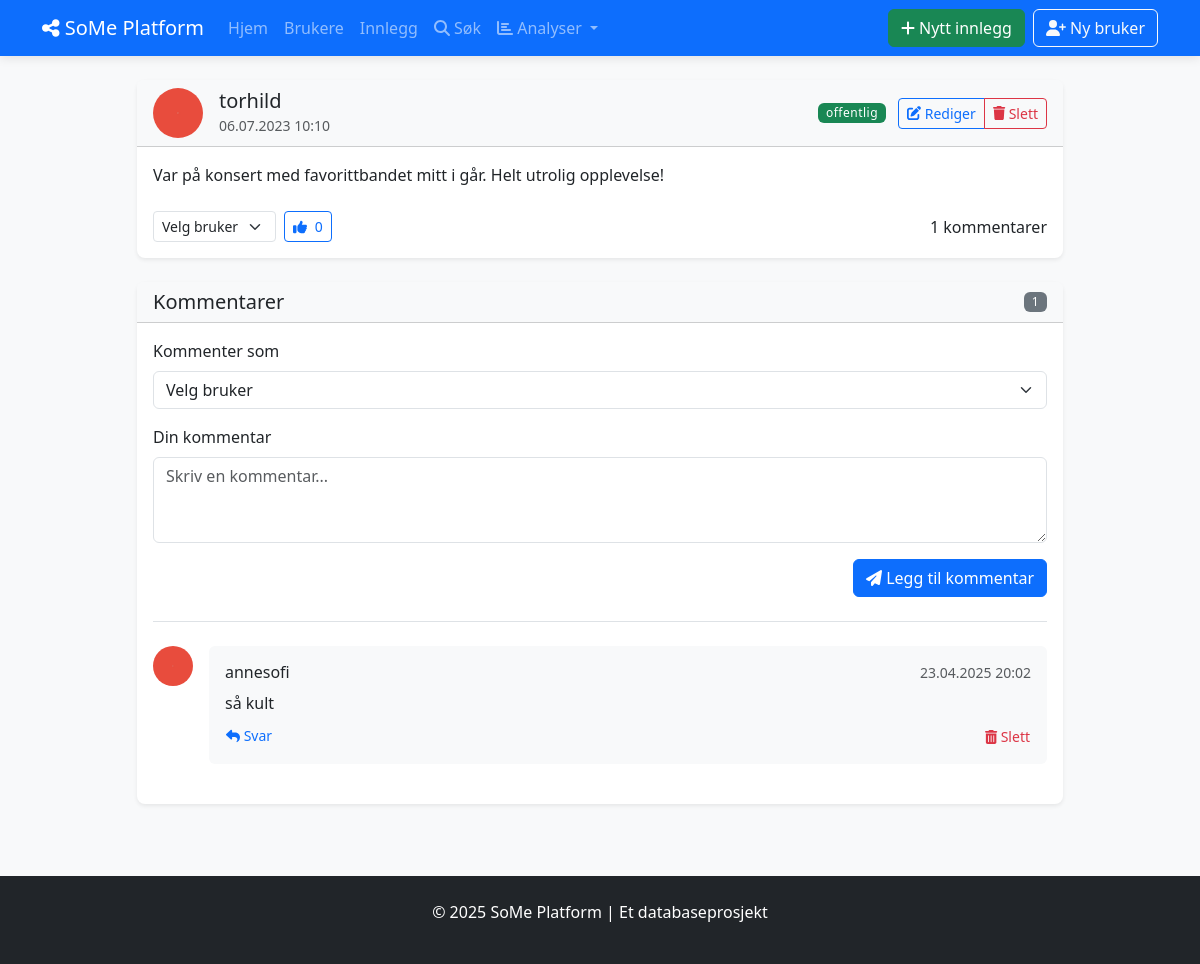
Before: /posts/42 with the older database file.
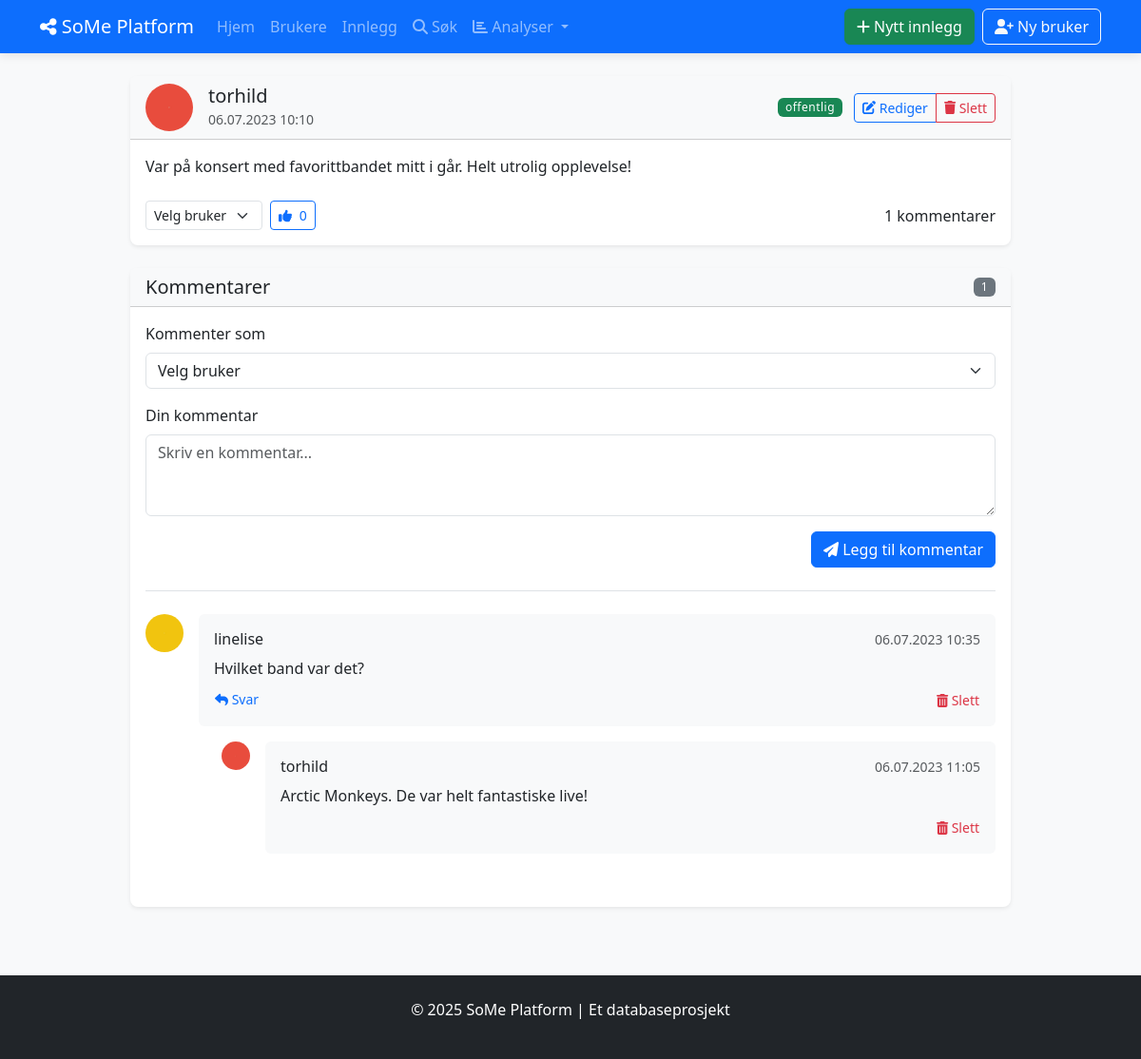
After: the same page with the newer database file.
### tables this page shows
CREATE TABLE BRUKERE (
            bruker_id INTEGER PRIMARY KEY AUTOINCREMENT,
            brukernavn TEXT NOT NULL UNIQUE,
            epost TEXT NOT NULL UNIQUE,
            passord_hash TEXT NOT NULL,
            profilbilde TEXT,
            bio TEXT,
            registrerings_dato DATE NOT NULL DEFAULT CURRENT_DATE,
            fødselsdato DATE,
            status TEXT DEFAULT 'aktiv'
        );

CREATE TABLE INNLEGG (
            innlegg_id INTEGER PRIMARY KEY AUTOINCREMENT,
            innhold TEXT NOT NULL,
            opprettet_dato DATETIME NOT NULL DEFAULT CURRENT_TIMESTAMP,
            oppdatert_dato DATETIME DEFAULT CURRENT_TIMESTAMP,
            synlighet TEXT NOT NULL DEFAULT 'offentlig',
            bruker_id INTEGER NOT NULL,
            FOREIGN KEY (bruker_id) REFERENCES BRUKERE(bruker_id) ON DELETE CASCADE
        );

CREATE TABLE KOMMENTARER (
            kommentar_id INTEGER PRIMARY KEY AUTOINCREMENT,
            innhold TEXT NOT NULL,
            opprettet_dato DATETIME NOT NULL DEFAULT CURRENT_TIMESTAMP,
            innlegg_id INTEGER NOT NULL,
            bruker_id INTEGER NOT NULL,
            forelder_kommentar_id INTEGER,
            FOREIGN KEY (innlegg_id) REFERENCES INNLEGG(innlegg_id) ON DELETE CASCADE,
            FOREIGN KEY (bruker_id) REFERENCES BRUKERE(bruker_id) ON DELETE CASCADE,
            FOREIGN KEY (forelder_kommentar_id) REFERENCES KOMMENTARER(kommentar_id) ON DELETE SET NULL
        );

### social_media_app/app.py (the view)
@app.route('/posts/<int:post_id>')
def view_post(post_id):
    with Database() as db:
        post = db.fetchone("""
            SELECT i.*, b.brukernavn, b.profilbilde
            FROM INNLEGG i
            JOIN BRUKERE b ON i.bruker_id = b.bruker_id
            WHERE i.innlegg_id = ?
        """, (post_id,))
        if not post:
            flash('Post not found', 'danger')
            return redirect(url_for('list_posts'))
        post = format_date_fields(post, ['opprettet_dato', 'oppdatert_dato'])
        comments = db.fetchall("""
            SELECT k.*, b.brukernavn, b.profilbilde
            FROM KOMMENTARER k
            JOIN BRUKERE b ON k.bruker_id = b.bruker_id
            WHERE k.innlegg_id = ? AND k.forelder_kommentar_id IS NULL
            ORDER BY k.opprettet_dato ASC
        """, (post_id,))
        print(f"DEBUG: Innlegg ID: {post_id}")
        print(f"DEBUG: Antall kommentarer funnet: {len(comments) if comments else 0}")
        for comment in comments:
            print(f"DEBUG: Kommentar ID: {comment['kommentar_id']}, Innhold: {comment['innhold']}")
        comments = [format_date_fields(comment, ['opprettet_dato']) for comment in comments]
        for comment in comments:
            replies = db.fetchall("""
                SELECT k.*, b.brukernavn, b.profilbilde
                FROM KOMMENTARER k
                JOIN BRUKERE b ON k.bruker_id = b.bruker_id
                WHERE k.forelder_kommentar_id = ?
                ORDER BY k.opprettet_dato ASC
            """, (comment['kommentar_id'],))
            comment['replies'] = [format_date_fields(reply, ['opprettet_dato']) for reply in replies]
        tags = db.fetchall("""
            SELECT t.*
            FROM TAGGER t
            JOIN INNLEGG_TAGGER it ON t.tag_id = it.tag_id
            WHERE it.innlegg_id = ?
        """, (post_id,))
        reactions = db.fetchone("""
            SELECT COUNT(*) as count, reaksjon_type
            FROM REAKSJONER
            WHERE innlegg_id = ?
            GROUP BY reaksjon_type
        """, (post_id,))
        users = db.fetchall("""
            SELECT bruker_id, brukernavn FROM BRUKERE
            WHERE status = 'aktiv'
            ORDER BY brukernavn
        """)
        return render_template('posts/view.html', post=post, comments=comments,
                               tags=tags, reactions=reactions, users=users)

### social_media_app/templates/posts/view.html (shortened to what this page needs)
{% extends "base.html" %}
{% block content %}
<div class="row justify-content-center">
    <div class="col-md-10">
        <div class="card shadow-sm mb-4">
            <div class="card-header bg-light">
                <div class="d-flex justify-content-between align-items-center">
                    <div class="d-flex align-items-center">
                        <div class="me-3">
                            {% if post.profilbilde %}
                                <img src="{{ url_for('static', filename='uploads/' + post.profilbilde) }}"
                                     alt="{{ post.brukernavn }}" class="rounded-circle" width="50" height="50">
                            {% else %}
                                <div class="bg-secondary bg-secondary-circle">
                                    <i class="fas fa-user text-white"></i>
                                </div>
                            {% endif %}
                        </div>
                        <div>
                            <h5 class="mb-0">{{ post.brukernavn }}</h5>
                            <small class="text-muted">{{ post.opprettet_dato.strftime('%d.%m.%Y %H:%M') }}</small>
                        </div>
                    </div>
                    <div>
                        <span class="badge {{ 'bg-success' if post.synlighet == 'offentlig' else 'bg-warning' }} me-2">
                            {{ post.synlighet }}
                        </span>
                        <div class="btn-group">
                            <a href="{{ url_for('show_edit_post', post_id=post.innlegg_id) }}" class="btn btn-sm btn-outline-primary">
                                <i class="fas fa-edit"></i> Rediger
                            </a>
                            <button type="button" class="btn btn-sm btn-outline-danger"
                                    data-bs-toggle="modal" data-bs-target="#deletePostModal">
                                <i class="fas fa-trash"></i> Slett
                            </button>
                        </div>
                    </div>
                </div>
            </div>
            <div class="card-body">
                <p class="card-text">{{ post.innhold }}</p>
                <div class="mt-4 d-flex justify-content-between align-items-center">
                    <div>
                        <form action="{{ url_for('add_reaction', post_id=post.innlegg_id) }}" method="post" class="d-inline">
                            <div class="d-flex align-items-center">
                                <select name="bruker_id" class="form-select form-select-sm me-2 reaction-user-select" required>
                                    <option value="" selected disabled>Velg bruker</option>
                                </select>
                                <button type="submit" class="btn btn-sm btn-outline-primary">
                                    <i class="fas fa-thumbs-up"></i>
                                    {% if reactions %}
                                        <span class="ms-1">{{ reactions.count or 0 }}</span>
                                    {% else %}
                                        <span class="ms-1">0</span>
                                    {% endif %}
                                </button>
                            </div>
                        </form>
                    </div>
                    <div>
                        <span>{{ comments|length }} kommentarer</span>
                    </div>
                </div>
            </div>
        </div>
        <div class="card shadow-sm mb-4">
            <div class="card-header bg-light d-flex justify-content-between align-items-center">
                <h3 class="h5 mb-0">Kommentarer</h3>
                <span class="badge bg-secondary">{{ comments|length }}</span>
            </div>
            <div class="card-body">
                <div class="mb-4 border-bottom pb-4">
                    <form action="{{ url_for('add_comment', post_id=post.innlegg_id) }}" method="post">
                        <div class="mb-3">
                            <label for="bruker_id" class="form-label">Kommenter som</label>
                            <select class="form-select" id="bruker_id" name="bruker_id" required>
                                <option value="" selected disabled>Velg bruker</option>
                            </select>
                        </div>
                        <div class="mb-3">
                            <label for="comment_content" class="form-label">Din kommentar</label>
                            <textarea class="form-control" id="comment_content" name="innhold"
                                      rows="3" required placeholder="Skriv en kommentar..."></textarea>
                        </div>
                        <div class="d-flex justify-content-end">
                            <button type="submit" class="btn btn-primary">
                                <i class="fas fa-paper-plane"></i> Legg til kommentar
                            </button>
                        </div>
                    </form>
                </div>
                {% if comments %}
                    <div class="comments-list">
                        {% for comment in comments %}
                        <div class="comment mb-4">
                            <div class="d-flex">
                                <div class="me-3">
                                    {% if comment.profilbilde %}
                                        <img src="{{ url_for('static', filename='uploads/' + comment.profilbilde) }}"
                                             alt="{{ comment.brukernavn }}" class="rounded-circle" width="40" height="40">
                                    {% else %}
                                        <div class="bg-secondary bg-secondary-circle">
                                            <i class="fas fa-user text-white"></i>
                                        </div>
                                    {% endif %}
                                </div>
                                <div class="flex-grow-1">
                                    <div class="bg-light rounded p-3">
                                        <div class="d-flex justify-content-between align-items-center mb-2">
                                            <h6 class="mb-0">{{ comment.brukernavn }}</h6>
                                            <small class="text-muted">{{ comment.opprettet_dato.strftime('%d.%m.%Y %H:%M') }}</small>
                                        </div>
                                        <p class="mb-2">{{ comment.innhold }}</p>
                                        <div class="d-flex justify-content-between align-items-center">
                                            <button class="btn btn-sm btn-link text-decoration-none p-0 reply-button"
                                                    data-comment-id="{{ comment.kommentar_id }}"
                                                    data-username="{{ comment.brukernavn }}">
                                                <i class="fas fa-reply"></i> Svar
                                            </button>
                                            <form action="{{ url_for('delete_comment', comment_id=comment.kommentar_id, post_id=post.innlegg_id) }}"
                                                  method="post" class="d-inline">
                                                <button type="submit" class="btn btn-sm btn-link text-danger text-decoration-none p-0"
                                                        onclick="return confirm('Er du sikker på at du vil slette denne kommentaren?')">
                                                    <i class="fas fa-trash-alt"></i> Slett
                                                </button>
                                            </form>
                                        </div>
                                    </div>
                                    {% if comment.replies %}
                                        <div class="replies ms-4 mt-3">
                                            {% for reply in comment.replies %}
                                            <div class="reply mb-3">
                                                <div class="d-flex">
                                                    <div class="me-3">
                                                        {% if reply.profilbilde %}
                                                            <img src="{{ url_for('static', filename='uploads/' + reply.profilbilde) }}"
                                                                alt="{{ reply.brukernavn }}" class="rounded-circle" width="30" height="30">
                                                        {% else %}
                                                            <div class="bg-secondary bg-secondary-circle">
                                                                <i class="fas fa-user text-white small"></i>
                                                            </div>
                                                        {% endif %}
                                                    </div>
                                                    <div class="flex-grow-1">
                                                        <div class="bg-light rounded p-3">
                                                            <div class="d-flex justify-content-between align-items-center mb-2">
                                                                <h6 class="mb-0">{{ reply.brukernavn }}</h6>
                                                                <small class="text-muted">{{ reply.opprettet_dato.strftime('%d.%m.%Y %H:%M') }}</small>
                                                            </div>
                                                            <p class="mb-2">{{ reply.innhold }}</p>
                                                            <div class="text-end">
                                                                <form action="{{ url_for('delete_comment', comment_id=reply.kommentar_id, post_id=post.innlegg_id) }}"
                                                                      method="post" class="d-inline">
                                                                    <button type="submit" class="btn btn-sm btn-link text-danger text-decoration-none p-0"
                                                                            onclick="return confirm('Er du sikker på at du vil slette denne kommentaren?')">
                                                                        <i class="fas fa-trash-alt"></i> Slett
                                                                    </button>
                                                                </form>
                                                            </div>
                                                        </div>
                                                    </div>
                                                </div>
                                            </div>
                                            {% endfor %}
                                        </div>
                                    {% endif %}
                                </div>
                            </div>
                        </div>
                        {% endfor %}
                    </div>
                {% else %}
                    <p class="text-center py-3 text-muted">Ingen kommentarer ennå. Bli den første til å kommentere!</p>
                {% endif %}
            </div>
        </div>
    </div>
</div>
{% endblock %}

Changed rows visible on the page:
removed KOMMENTARER: profilbilde (picture), brukernavn "annesofi", opprettet_dato "23.04.2025 20:02", innhold "så kult", shown under "Kommentarer"
added KOMMENTARER: profilbilde (picture), brukernavn "linelise", opprettet_dato "06.07.2023 10:35", innhold "Hvilket band var det?", shown under "Kommentarer"
added KOMMENTARER: profilbilde (picture), brukernavn "torhild", opprettet_dato "06.07.2023 11:05", innhold "Arctic Monkeys. De var helt fantastiske live!", shown under "linelise"
